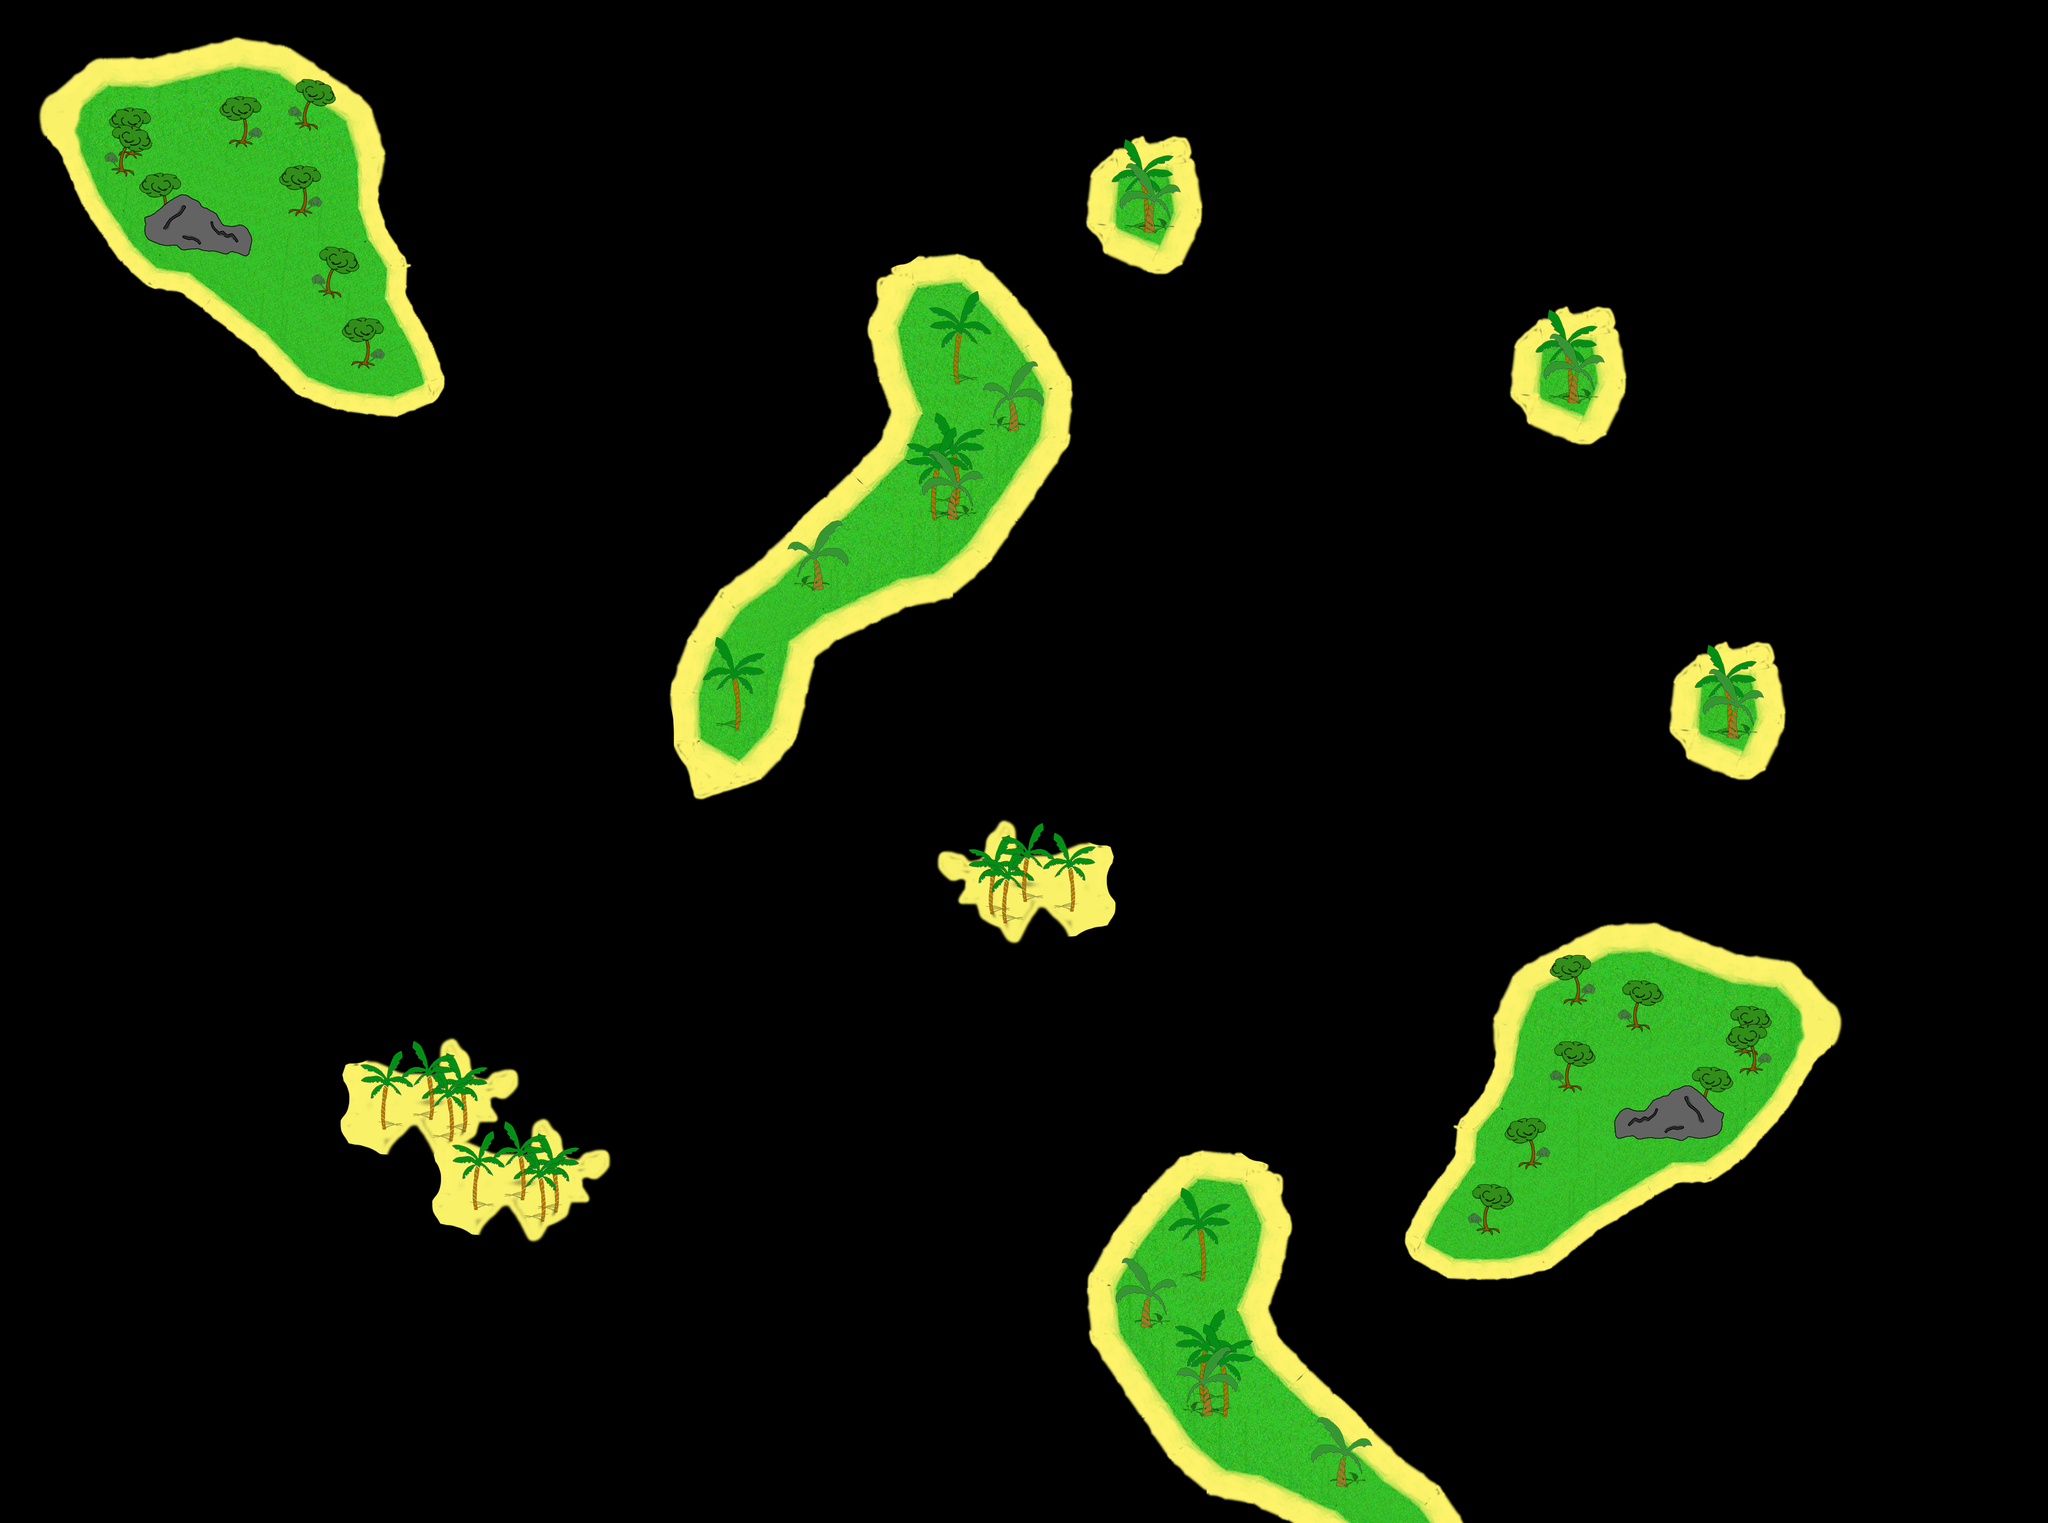

A level layout from a 2D game, rendered from its tile map. Below: a short description, then the map file with tile-grid data replaced by summaries:
An orthogonal 125x93 tile map with 32x32 px tiles, 1 tile layer (navigation), 1 image layer and 10 objects.

<map version="1.0" orientation="orthogonal" renderorder="right-down" width="125" height="93" tilewidth="32" tileheight="32" nextobjectid="12">
 <tileset firstgid="1" name="Bau_Land" tilewidth="32" tileheight="32" tilecount="9" columns="3">
  <image source="../Shared/Bau_Land.jpg" width="100" height="100" />
 </tileset>
 <imagelayer name="Wasser">
  <image source="../Shared/Bau_Wasser final.png" width="4000" height="3000" />
 </imagelayer>
 <imagelayer name="Land">
  <image source="Map_Freie Fahrt.png" width="4000" height="3000" />
 </imagelayer>
 <layer name="navigation" width="125" height="93" opacity="0">
  <data>[11625 cells, 9979 non-empty, 9 distinct tile ids]</data>
 </layer>
 <objectgroup name="Collision">
  <!-- 10 objects omitted --></objectgroup>
</map>
<!-- 10 of 10 objects omitted -->